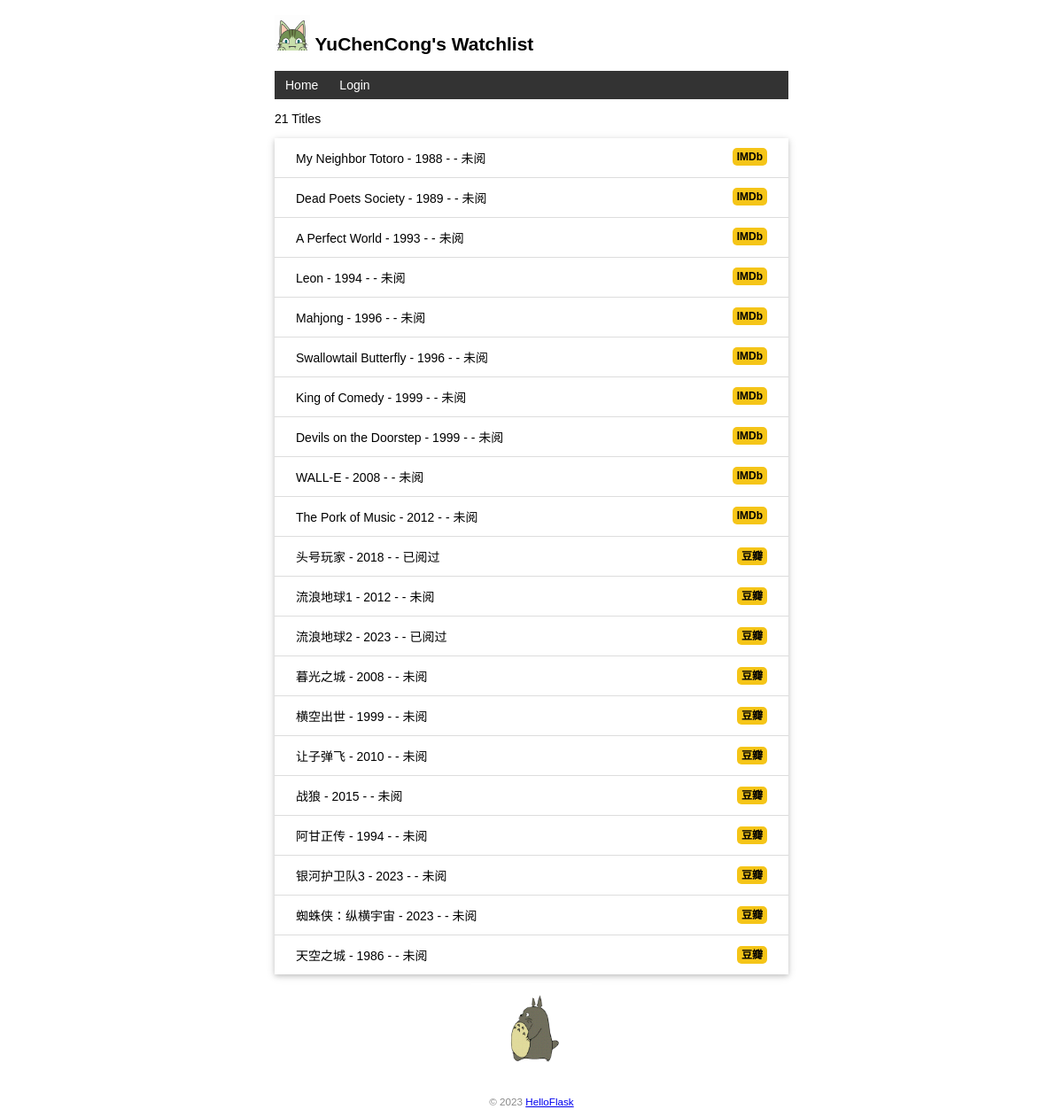
The page / on the database its author committed.
### watchlist/models.py (models this page shows, shortened)
class User(db.Model, UserMixin):   # 表名将会是 user（自动生成，小写处理）
    id = db.Column(db.Integer, primary_key=True)    # 主键
    name = db.Column(db.String(20))     # 名字
    username = db.Column(db.String(20))     # 用户名
    password_hash = db.Column(db.String(128))   # 密码散列值

class Movie(db.Model):
    id = db.Column(db.Integer, primary_key=True)
    title = db.Column(db.String(60))    # 电影标题
    year = db.Column(db.String(10))  # 电影年份
    is_read = db.Column(db.Boolean, default=False)     # 是否阅览过

### watchlist/views.py (the view, shortened to what this page needs)
@app.route('/', methods=['GET', 'POST'])
def index():
    movies = Movie.query.all()  # 读取所有电影记录
    return render_template('index.html', movies=movies)

### watchlist/__init__.py (called while the page is built)
@app.context_processor
def inject_user():
    from watchlist.models import User
    user = User.query.first()
    return dict(user=user)

@app.context_processor
def inject_function():
    def is_chinese(char):
        if '\u4e00' <= char <= '\u9fa5':
            return True
        else:
            return False
    def contains_chinese(text):
        for char in text:
            if is_chinese(char):
                return True
        return False
    return {
        'contains_chinese': contains_chinese
    }

### watchlist/templates/index.html (shortened to what this page needs)
{% extends 'base.html' %}
{% block content %}
<p>{{ movies|length }} Titles</p>
<ul class="movie-list">
    {% for movie in movies %}
    <li>{{ movie.title }} - {{ movie.year }} -  {% if movie.is_read %} - 已阅过 {% else %} - 未阅 {% endif %}
        <span class="float-right">
            {% if contains_chinese(movie.title) %}
            <a class="douban" href="https://movie.douban.com/subject_search?search_text={{ movie.title }}" target="_blank" title="Find this movie on 豆瓣">豆瓣</a>
            {% else %}
            <a class="imdb" href="https://www.imdb.com/find?q={{ movie.title }}" target="_blank" title="Find this movie on IMDb">IMDb</a>
            {% endif %}
        </span>
    </li>
    {% endfor %}
</ul>
<img alt="Walking Totoro" class="totoro" src="{{ url_for('static', filename='images/totoro.gif') }}" title="to~to~ro~">
{% endblock %}

### watchlist/templates/base.html (shortened to what this page needs)
<!DOCTYPE html>
<html lang="en">
<head>
    {% block head %}
    <link rel="stylesheet" href="{{ url_for('static', filename='CSS/style.css') }}" type="text/css">
    {% endblock %}
</head>
<body>
    <h2>
        <img alt="Avatar" class="avatar" src="{{ url_for('static', filename='images/avatar.png') }}">
        {{ user.name }}'s Watchlist
    </h2>
    <nav>
        <ul>
            <li><a href="{{ url_for('index') }}">Home</a></li>
            {% if current_user.is_authenticated %}
                <li><a href="{{ url_for('settings') }}">Settings</a></li>
                <li><a href="{{ url_for('logout') }}">Logout</a></li>
            {% else %}
                <li><a href="{{ url_for('login') }}">Login</a></li>
            {% endif %}
        </ul>
    </nav>
    {% block content %}{% endblock %}
    <footer>
        <small>&copy; 2023 <a href="http://helloflask.com/book/3">HelloFlask</a></small>
    </footer>
</body>
</html>

### watchlist/static/CSS/style.css (style rules this page uses)
body { margin: auto; max-width: 580px; font-size: 14px; font-family: Helvetica, Arial, sans-serif; }
footer { color: #888; margin-top: 15px; text-align: center; padding: 10px; }
.avatar { width: 40px; }
.movie-list { list-style-type: none; padding: 0; margin-bottom: 10px; box-shadow: 0 2px 5px 0 rgba(0, 0, 0, 0.16), 0 2px 10px 0 rgba(0, 0, 0, 0.12); }
.movie-list li { padding: 12px 24px; border-bottom: 1px solid #ddd; }
.movie-list li:last-child { border-bottom:none; }
.totoro { display: block; margin: 0 auto; height: 100px; }
nav ul { list-style-type: none; margin: 0; padding: 0; overflow: hidden; background-color: #333; }
nav li { float: left; }
nav li a { display: block; color: white; text-align: center; padding: 8px 12px; text-decoration: none; }
.float-right { float: right; }
.imdb { font-size: 12px; font-weight: bold; color: black; text-decoration: none; background: #F5C518; border-radius: 5px; padding: 3px 5px; }
.douban { font-size: 12px; font-weight: bold; color: black; text-decoration: none; background: #F5C518; border-radius: 5px; padding: 3px 5px; }

### rows shown on the page
User: name "YuChenCong"
Movie: title "My Neighbor Totoro", year "1988", is_read "- 未阅"
Movie: title "Dead Poets Society", year "1989", is_read "- 未阅"
Movie: title "A Perfect World", year "1993", is_read "- 未阅"
Movie: title "Leon", year "1994", is_read "- 未阅"
Movie: title "Mahjong", year "1996", is_read "- 未阅"
Movie: title "Swallowtail Butterfly", year "1996", is_read "- 未阅"
Movie: title "King of Comedy", year "1999", is_read "- 未阅"
Movie: title "Devils on the Doorstep", year "1999", is_read "- 未阅"
Movie: title "WALL-E", year "2008", is_read "- 未阅"
Movie: title "The Pork of Music", year "2012", is_read "- 未阅"
Movie: title "头号玩家", year "2018", is_read "- 已阅过"
Movie: title "流浪地球1", year "2012", is_read "- 未阅"
Movie: title "流浪地球2", year "2023", is_read "- 已阅过"
Movie: title "暮光之城", year "2008", is_read "- 未阅"
Movie: title "横空出世", year "1999", is_read "- 未阅"
Movie: title "让子弹飞", year "2010", is_read "- 未阅"
Movie: title "战狼", year "2015", is_read "- 未阅"
Movie: title "阿甘正传", year "1994", is_read "- 未阅"
Movie: title "银河护卫队3", year "2023", is_read "- 未阅"
Movie: title "蜘蛛侠：纵横宇宙", year "2023", is_read "- 未阅"
Movie: title "天空之城", year "1986", is_read "- 未阅"

### other values the page prints
{{ movies|length }} "21"
